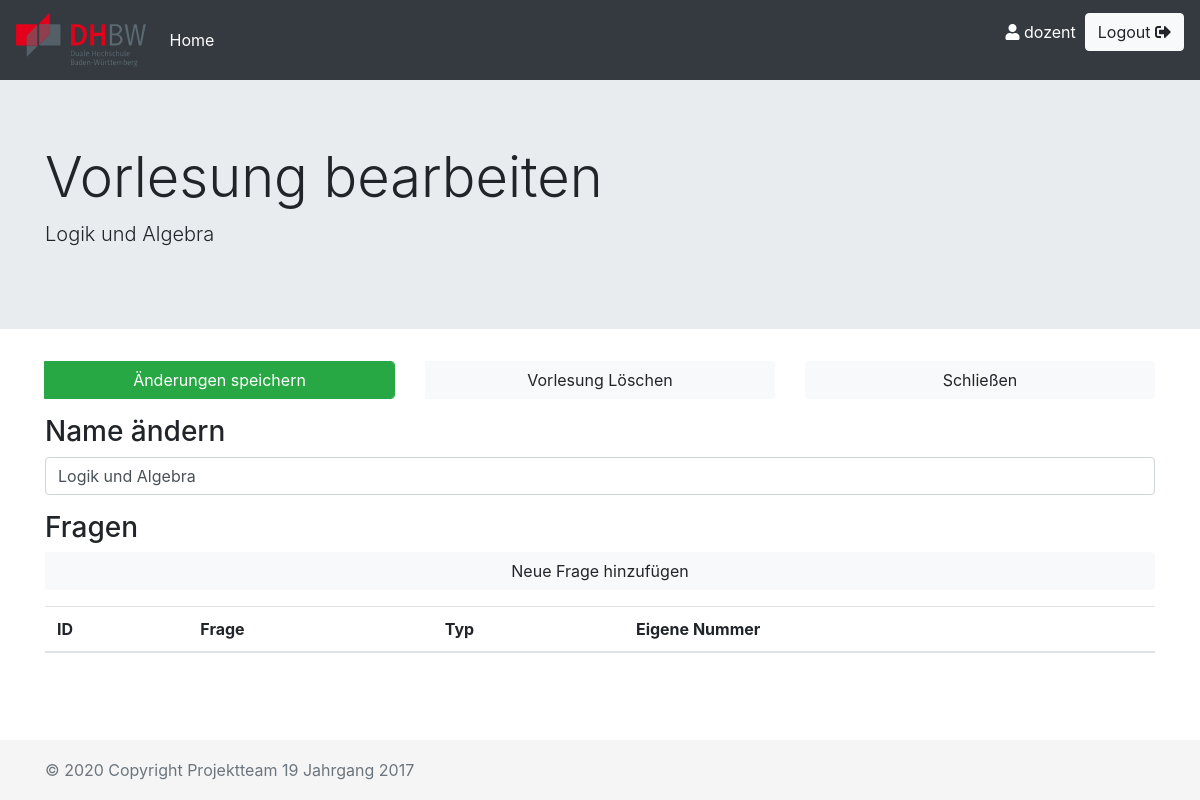
Screenshot of /components/lectureedit.php?id=1 (signed in) with the database file from the repository.
### tables this page shows
create table if not exists vl_vorlesung 
(
   vorlesung_id int not null auto_increment primary key,
   benutzer_id int not null references vl_benutzer(benutzer_id),
   vorlesung_name varchar(50) not null
);

### components/lectureedit.php (the view, shortened to what this page needs)
<?php
    require("functions.php");
    $vorlesung_id = $_GET['id'];
    $conn = sql_connect();
    $vorlesung_select = "SELECT * from vl_vorlesung where vorlesung_id = $vorlesung_id";
    $result = mysqli_fetch_assoc(mysqli_query($conn, $vorlesung_select));
    $vorlesung_name = $result['vorlesung_name'];
?>
<?php
    generate_header("Vorlesung bearbeiten", $vorlesung_name, $_SESSION['username'], '../');
?>
<div class="container-xl">
    <div class="row">
        <div class="col-sm">
            <form action="lectureedit.php?id=<?= $vorlesung_id?>" method="post">
                <div class="input-group mb-3">
                    <input type="submit" class="form-control btn btn-success" name="save" value="Änderungen speichern">
                </div>
            </form>
        </div>
        <div class="col-sm">
            <form action="lectures.php" method="post">
                <div class="input-group mb-3">
                    <input type="submit" class="form-control btn btn-light" name="lecture_delete" value="Vorlesung Löschen">
                </div>
            </form>
        </div>
        <div class="col-sm">
            <a href="lectures.php" class="form-control btn btn-light">Schließen</a>
        </div>
    </div>
    <h3>Name ändern</h3>
        <form action="lectureedit.php?id=<?= $vorlesung_id ?>" method="post">
            <div class="input-group mb-3">
                <input type="text" name="newNameSource" id="newNameSource" class="form-control" placeholder="Kursname" value="<?= $vorlesung_name?>" onkeyup="fillInput('newNameSource','newNameTarget')" />
            </div>
        </form>
        <h3>Fragen</h3>
        <form action="lecturequestion.php?mode=create&v_id=<?= $vorlesung_id ?>" method="post">
            <div class="input-group mb-3">
                <input type="submit" class="form-control btn btn-light" name="create_question" value="Neue Frage hinzufügen">
            </div>
        </form>
        <table class="table table-hover" id="questions">
            <thead>
            <tr>
                <th>ID</th>
                <th>Frage</th>
                <th>Typ</th>
                <th>Eigene Nummer</th>
            </tr>
            </thead>
        </table>
</div>
<?php
    generate_footer();
?>

### components/functions.php (shortened to what this page needs)
<?php
function generate_header($title, $jumbotron_lead, $loggedOnUser, $dirsUp)
{
?>
    <html>
    <head>
        <link rel="stylesheet" href="<?= $dirsUp ?>css/bootstrap.css" />
        <link rel="stylesheet" href="<?= $dirsUp ?>css/fontawesome/css/all.css">
        <link rel="stylesheet" href="<?= $dirsUp ?>css/sticky-footer.css" />
    </head>
    <body>
        <nav class="navbar navbar-expand-md navbar-dark bg-dark">
            <a class="navbar-brand">
            </a>
            <?php
            if ($title != "Startseite" && $title != "Logout" && $title != "Benutzer registrieren") {
            ?>
                <div class="collapse navbar-collapse" id="navbarCollapse">
                    <ul class="navbar-nav mr-auto">
                        <li class="nav-item active">
                            <?php
                            if (isset($_SESSION['dozent'])) {
                                echo '<a class="nav-link" href="doz_bereich.php">Home <span class="sr-only">(current)</span></a>';
                            } else {
                                echo '<a class="nav-link" href="stud_bereich.php">Home <span class="sr-only">(current)</span></a>';
                            }
                            ?>
                        </li>
                    </ul>
                    <form class="form-inline mt-2 mt-md-0" action="abmelden.php" method="post">
                        <span style="color: white;"><i class="fas fa-user"></i>&nbsp;<?= $loggedOnUser ?> &nbsp;</span>
                        <button type="submit" class="btn btn-light my-2 my-sm-0">Logout <i class="fas fa-sign-out-alt"></i></button>
                    </form>
                </div>
            <?php
            }
            ?>
        </nav>
        <div class="jumbotron jumbotron-fluid">
            <div class="container">
                <h1 class="display-4"><?= $title ?></h1>
                <p class="lead"><?= $jumbotron_lead ?></p>
            </div>
        </div>
    <?php
}
function generate_footer()
{
    $year = date('Y');
    ?>
        <footer class="footer-custom">
            <div class="container">
                <span class="text-muted">© <?= $year ?> Copyright Projektteam 19 Jahrgang 2017</span>
            </div>
        </footer>
    </body>
    </html>
<?php
}

### css/sticky-footer.css (style rules this page uses)
html { position: relative; min-height: 100%; }
body { margin-bottom: 80px; }
.footer-custom { position: absolute; bottom: 0; width: 100%; height: 60px; line-height: 60px; background-color: #f5f5f5; }

### rows the page displays
vl_vorlesung: vorlesung_name "Logik und Algebra", newNameSource "Logik und Algebra"

### other values shown
$loggedOnUser "dozent"
$title "Vorlesung bearbeiten"
